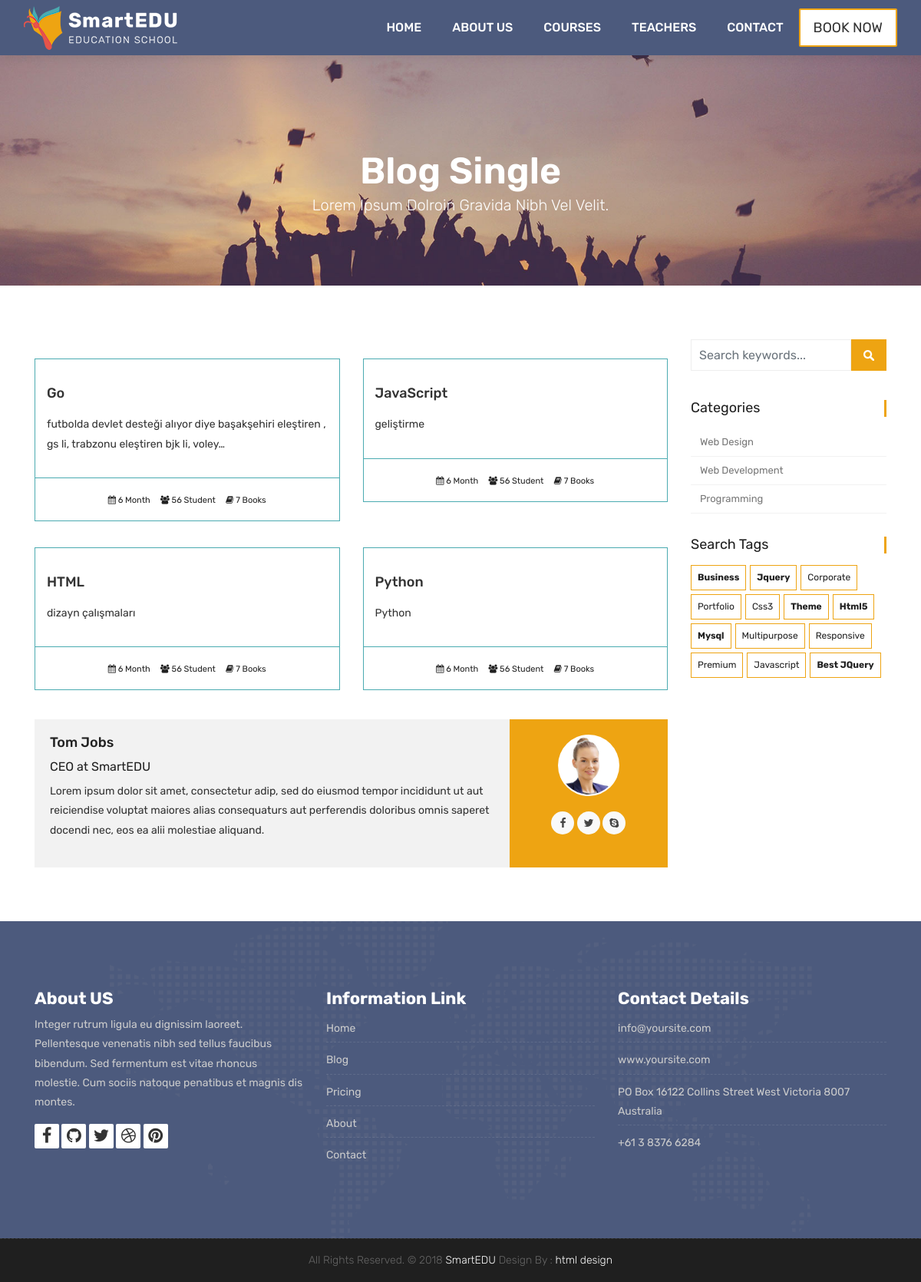
The app's page /course/tags/front-end with its own data.
### courses/models.py (models this page shows, shortened)
class Course(models.Model):
    name = models.CharField(max_length=100, unique=True, verbose_name= "Kurs Adı", help_text= "Kurs adını yazınız")
    category = models.ForeignKey(Category, null=True, on_delete=models.DO_NOTHING)
    tags = models.ManyToManyField(Tag, null=True, blank=True)
    description = models.TextField(blank=True, null=True)
    image = models.ImageField(upload_to= "media/%Y %m %d/", default="media/courseisnot.png")
    date = models.DateTimeField(auto_now=True)
    available = models.BooleanField(default=True)

class Category(models.Model):
    name = models.CharField(max_length=50, null=True)
    slug = models.SlugField(max_length=50, unique=True, null=True)
    def __str__(self):
        return self.name

### courses/views.py (the view)
# urls.py: path('tags/<slug:tag_slug>', tag_list, name = "courses_by_tag"),
def tag_list(request, tag_slug):
    courses = Course.objects.all().filter(tags__slug=tag_slug)
    categories = Category.objects.all()
    tags = Tag.objects.all()
    context = {
        'courses' : courses,
        "categories" : categories,
        "tags" : tags
    }
    return render(request, 'courses.html', context)

### templates/courses.html (shortened to what this page needs)
{% extends 'partials/_base.html' %}
{% load static %}
{% block content %}
	<div class="all-title-box">
		<div class="container text-center">
			<h1>Blog Single<span class="m_1">Lorem Ipsum dolroin gravida nibh vel velit.</span></h1>
		</div>
	</div>
    <div id="overviews" class="section wb">
        <div class="container">
            <div class="row">
                <div class="col-lg-9 blog-post-single">
                    <div class="row">
                        {% for course in courses  %}
                        <div class="col-lg-6 col-md-6 col-12 mb-2">
                            <div class="course-item">
                                <div class="image-blog">
                                </div>
                                <div class="course-br">
                                    <div class="course-title">
                                        <h2><a href="{% url 'course_detail' course.category.slug course.id %}" title="">{{ course.name }}</a></h2>
                                    </div>
                                    <div class="course-desc">
                                        <p>{{ course.description | truncatechars:100 }}</p>
                                    </div>
                                </div>
                                <div class="course-meta-bot">
                                    <ul>
                                        <li><i class="fa fa-calendar" aria-hidden="true"></i> 6 Month</li>
                                        <li><i class="fa fa-users" aria-hidden="true"></i> 56 Student</li>
                                        <li><i class="fa fa-book" aria-hidden="true"></i> 7 Books</li>
                                    </ul>
                                </div>
                            </div>
                        </div>
                        {% endfor %}
                    </div>
					<div class="blog-author">
						<div class="author-bio">
							<h3 class="author_name"><a href="#">Tom Jobs</a></h3>
							<h5>CEO at <a href="#">SmartEDU</a></h5>
							<p class="author_det">
								Lorem ipsum dolor sit amet, consectetur adip, sed do eiusmod tempor incididunt  ut aut reiciendise voluptat maiores alias consequaturs aut perferendis doloribus omnis saperet docendi nec, eos ea alii molestiae aliquand.
							</p>
						</div>
						<div class="author-desc">
							<img src="images/author.jpg" alt="about author">
							<ul class="author-social">
								<li><a href="#"><i class="fa fa-facebook"></i></a></li>
								<li><a href="#"><i class="fa fa-twitter"></i></a></li>
								<li><a href="#"><i class="fa fa-skype"></i></a></li>
							</ul>
						</div>
					</div>
                </div>
				<div class="col-lg-3 col-12 right-single">
					<div class="widget-search">
						<div class="site-search-area">
							<form method="get" id="site-searchform" action="#">
								<div>
									<input class="input-text form-control" name="search-k" id="search-k" placeholder="Search keywords..." type="text">
									<input id="searchsubmit" value="Search" type="submit">
								</div>
							</form>
						</div>
					</div>
					<div class="widget-categories">
						<h3 class="widget-title">Categories</h3>
						<ul>
							{% for category in categories  %}
							<li><a href="{% url 'courses_by_category' category.slug %}">{{ category }}</a></li>
							{% endfor %}
						</ul>
					</div>
					<div class="widget-tags">
						<h3 class="widget-title">Search Tags</h3>
						<ul class="tags">
							<li><a href="#"><b>business</b></a></li>
							<li><a href="#"><b>jquery</b></a></li>
							<li><a href="#">corporate</a></li>
							<li><a href="#">portfolio</a></li>
							<li><a href="#">css3</a></li>
							<li><a href="#"><b>theme</b></a></li>
							<li><a href="#"><b>html5</b></a></li>
							<li><a href="#"><b>mysql</b></a></li>
							<li><a href="#">multipurpose</a></li>
							<li><a href="#">responsive</a></li>
							<li><a href="#">premium</a></li>
							<li><a href="#">javascript</a></li>
							<li><a href="#"><b>Best jQuery</b></a></li>
						</ul>
					</div>
				</div>
            </div>
        </div>
    </div>
    {% endblock content %}

### records on screen
Course: name "Go", description "futbolda devlet desteği alıyor diye başakşehiri eleştiren , gs li, trabzonu eleştiren bjk li, voley…"
Course: name "JavaScript", description "geliştirme"
Course: name "HTML", description "dizayn çalışmaları"
Course: name "Python", description "Python"
Category: name "Web Design"
Category: name "Web Development"
Category: name "Programming"
